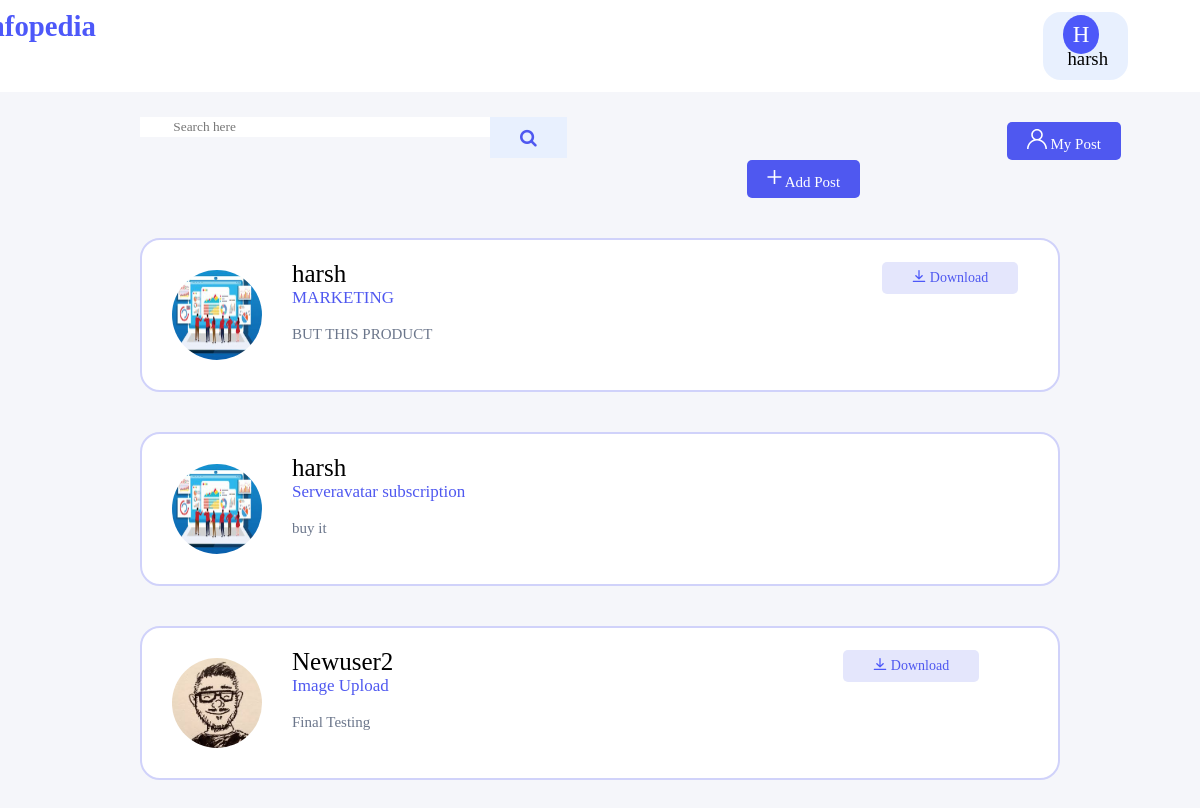
Screenshot of / (signed in) with the database file from the repository.
### blog/models.py (models this page shows, shortened)
class Post(models.Model):
	title = models.CharField(max_length=100,name='title')
	file = models.FileField(null=True,blank=True,upload_to='Files',name='file')
	content = models.TextField(name='content')
	date_posted = models.DateTimeField(default=timezone.now)
	author = models.ForeignKey(User, on_delete=models.CASCADE)

### users/models.py (models this page shows, shortened)
class Profile(models.Model):
    user = models.OneToOneField(User, on_delete=models.CASCADE)
    image = models.ImageField(default='default.jpg', upload_to='profile_pics')

### blog/views.py (the view)
# urls.py: path('', PostListView.as_view(), name='blog-home'),
class PostListView(ListView):
    model = Post
    template_name = 'blog/home.html'  # <app>/<model>_<viewtype>.html
    context_object_name = 'posts'
    ordering = ['-date_posted']

### blog/templates/blog/home.html (shortened to what this page needs)
{% extends "blog/base.html" %}
{% load static %}
{% block content %}
{% if user.is_authenticated %}
<div>
    <div class="search">
        <form  action="{% url 'search' %}" method="get">
            <input class="sear" type="text"
                   placeholder=" Search here"
                   name="q" value="{{ request.GET.q }}">
            <button onclick="searchform.submit()">
                <i class="fa fa-search"
                   style="font-size: 18px;">
                </i>
            </button>
        </form>
    </div>
    <div class="mypos"><a href="{% url 'user-posts' user %}">
        <button class="my" type="submit" name="mypost">
            My Post
        </button>
        </a>
        <a href="{% url 'post-create' %} "><button  class="add" type="submit" name="mypost">
            <svg width="15" height="20" viewBox="0 0 15 15" fill="none" xmlns="http://www.w3.org/2000/svg">
                <path d="M6.692 14.62V8.252H0.484V6.812H6.692V0.476H8.292V6.812H14.404V8.252H8.292V14.62H6.692Z"
                      fill="white"/>
            </svg>
            Add Post
        </button></a>
    </div>
</div>
{% for post in posts %}
<div class="homes">
    <div>
        <a href="{{ post.author.profile.image.url }} " target="_blank"><img class="image" src="{{ post.author.profile.image.url }}"></a>
    </div>
    <div class="details">
        <a href="{% url 'user-posts' post.author.username  %}"><text class="items itmes1">{{ post.author }}</text></a>
        <br>
        <text class="items itmes2">{{ post.title }}</text>
        <br><br>
        <text class="items itmes3">{{ post.content }}</text>
        <br>
    </div>
    {% if post.file %}
    <div class="downl">
        <a href="{{ post.file.url }}" download >
        <button class="btnss" type="submit" name="Downalod">
            Download
        </button></a>
    </div>
    {% endif %}
</div>
{% endfor %}
{% endif %}
{% endblock content %}

### blog/templates/blog/base.html (shortened to what this page needs)
{% load static %}
<html>
<html lang="en">
<head>
    <link rel="stylesheet" href="{% static 'blog/style.css' %}">
    <link href="https://cdnjs.cloudflare.com/ajax/libs/font-awesome/4.7.0/css/font-awesome.min.css" rel="stylesheet"/>
</head>
<body>
<div class="container">
    <div id="menu">
        <div class="logo"><a class="links" href="{% url 'blog-home' %}">infopedia</a></div>
        {% if user.is_authenticated %}
        <a href="{% url 'profile' %} ">
            <div class="menu-item round-bttn">
                <span class="circle">{{ user.username.0|title }}</span> &nbsp;{{ user.username }}
            </div>
        </a>
        {% endif %}
    </div>
</div>
 <div class="container my-bg">
    {% block content %}
    {% endblock  %}
</div>
</body>
</html>

### blog/static/blog/style.css (style rules this page uses)
* { margin:0; padding:0; font-family: 'cera pro', Times, serif; text-decoration: None; }
body { background-color:rgb(245,246,250); }
.circle { border-radius: 50%; padding: 7px 10px; background: #4d58f9; text-align: center; font-size: 23px; color: #fff; }
#menu { margin:0px; display:flex; justify-content: flex-end; background-color: white; font-size: 0.9em; flex-wrap: nowrap; }
.menu-item { text-decoration: None; padding: 23px 13px; font-size: 1.3em; }
.round-bttn { border: 2px solid white; background-color: rgb(232,240,254); border-radius: 20px; padding:10px 20px; margin:10px 70px; cursor: pointer; }
.logo { margin:0px; align-content:start; padding:10px; font-size: 2.0em; font-family:'panchang'; font-weight:Bold; color: #4d58f9; margin-right:950px; height:60%; max-width: 30px; }
.image { margin:30px; border-radius:50%; height:90px; width:90px; }
.details { padding:20px 0px 0px 0px; }
.itmes1 { font-size:25px; color:rgb(0,0,0); }
.itmes2 { font-size:17px; color:rgb(79,88,240); }
.itmes3 { color:rgb(107,118,139); font-size:15px; }
.btnss { padding:8px 30px; font-size:14px; background-color:rgb(228,230,252); color:rgb(79,88,240); border:None; border-radius:5px; cursor: pointer; }
.downl { margin: 22px 0px 0px 450px; }
.search { float:left; margin:25px 140px; }
.search button { background-color: rgb(232,240,254); color: rgb(79,88,240); float: right; padding: 5px 30px; border: none; cursor: pointer; height:41px; }
.sear { padding: 10px 30px; border:none; outline: none; width:350px; height:20px; }
.my { background-color: rgb(79,88,240); font-size:15px; margin:30px 0px 0px 300px; padding: 7px 20px; border: none; cursor: pointer; border-radius:5px; color:white; }
.add { background-color: rgb(79,88,240); font-size:15px; padding: 7px 20px; margin:0px 40px; border: none; cursor: pointer; border-radius:5px; color:white; }
.homes { margin:40px 140px; background-color:white; border: 2px solid rgb(208,210,250); border-radius:20px; display:flex; }
a { color:inherit; text-decoration:None; }
.links { font-family:'panchang'; }

### rows the page displays
Post: author.profile.image (picture), author "harsh", title "MARKETING", content "BUT THIS PRODUCT"
Post: author.profile.image (picture), author "harsh", title "Serveravatar subscription", content "buy it"
Post: author.profile.image (picture), author "Newuser2", title "Image Upload", content "Final Testing"

### other values shown
{{ user.username.0|title }} "H"
{{ user.username }} "harsh"
